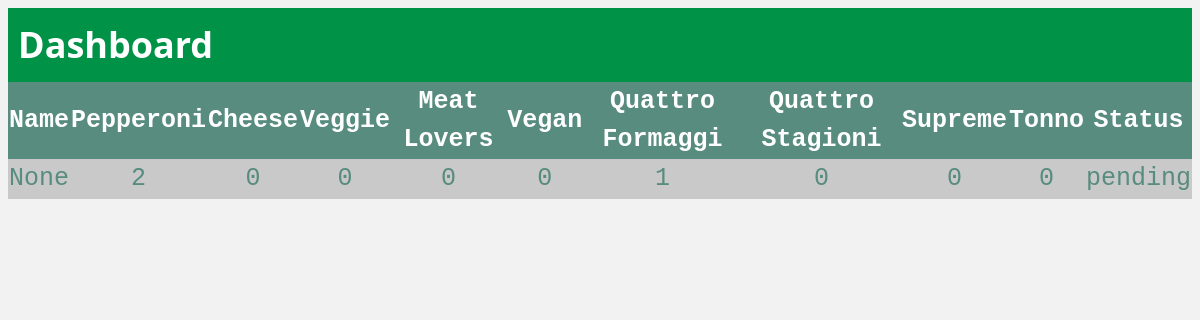
The app's page /dashboard, older data.
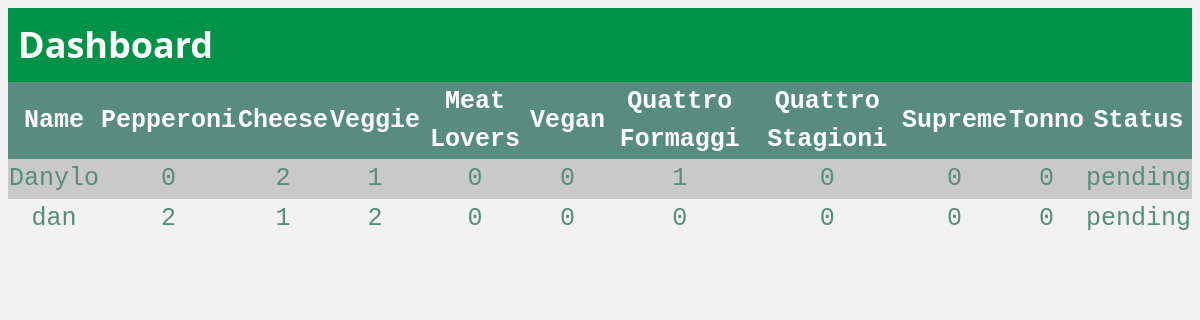
The same page, newer data.
### tables this page shows
CREATE TABLE orders (id INTEGER PRIMARY KEY AUTOINCREMENT, name TEXT, pepperoni TEXT, cheese TEXT, veggie TEXT, meat_lovers TEXT, vegan TEXT, quattro_formaggi TEXT, quattro_stagioni TEXT, supreme TEXT, tonno TEXT, status TEXT);

### app.py (the view)
@app.route('/dashboard', methods=['GET', 'POST'])
def dashboard():
    conn = get_db()
    cursor = conn.cursor()
    cursor.execute('SELECT * FROM orders WHERE status = "pending"')
    orders = cursor.fetchall()
    cursor.close()
    if request.method == 'POST':
        order_id = request.form.get('order_id')
        status = request.form.get('status')
        conn = get_db()
        cursor = conn.cursor()
        cursor.execute('''UPDATE orders SET status = ? WHERE id = ?''', (status, order_id))
        conn.commit()
        cursor.close()
        return render_template('dashboard.html', orders=orders)
    else:
        return render_template('dashboard.html', orders=orders)

### app.py (called while the page is built)
def get_db():
    db = getattr(g, '_database', None)
    if db is None:
        db = g._database = sqlite3.connect(app.config['DATABASE'])
        db.row_factory = sqlite3.Row
    return db

### templates/dashboard.html (shortened to what this page needs)
<!DOCTYPE html>
<html lang="en">
<head>
    <link rel="stylesheet" href="{{ url_for('static', filename='styles.css') }}">
</head>
<body>
    <header>
        <h1>Dashboard</h1>
    </header>
    <table>
      <thead>
          <tr>
            <th>Name</th>
            <th>Pepperoni</th>
            <th>Cheese</th>
            <th>Veggie</th>
            <th>Meat Lovers</th>
            <th>Vegan</th>
            <th>Quattro Formaggi</th>
            <th>Quattro Stagioni</th>
            <th>Supreme</th>
            <th>Tonno</th>
            <th>Status</th>
          </tr>
      </thead>
      <tbody class="pizza_name">
          {% for order in orders %}
              <tr>
                    <td>{{ order['name'] }}</td>
                    <td>{{ order['pepperoni'] }}</td>
                    <td>{{ order['cheese'] }}</td>
                    <td>{{ order['veggie'] }}</td>
                    <td>{{ order['meat_lovers'] }}</td>
                    <td>{{ order['vegan'] }}</td>
                    <td>{{ order['quattro_formaggi'] }}</td>
                    <td>{{ order['quattro_stagioni'] }}</td>
                    <td>{{ order['supreme'] }}</td>
                    <td>{{ order['tonno'] }}</td>
                    <td>{{ order['status'] }}</td>
              </tr>
          {% endfor %}
    </tbody>
    </table>
</body>
</html>

Row changes from the older to the newer data that the page shows:
no longer on this page (row edited): orders: name "None", pepperoni "2", cheese "0", veggie "0", meat_lovers "0", vegan "0", quattro_formaggi "1", quattro_stagioni "0", supreme "0", tonno "0", status "pending"
added orders: name "Danylo", pepperoni "0", cheese "2", veggie "1", meat_lovers "0", vegan "0", quattro_formaggi "1", quattro_stagioni "0", supreme "0", tonno "0", status "pending"
added orders: name "dan", pepperoni "2", cheese "1", veggie "2", meat_lovers "0", vegan "0", quattro_formaggi "0", quattro_stagioni "0", supreme "0", tonno "0", status "pending"
